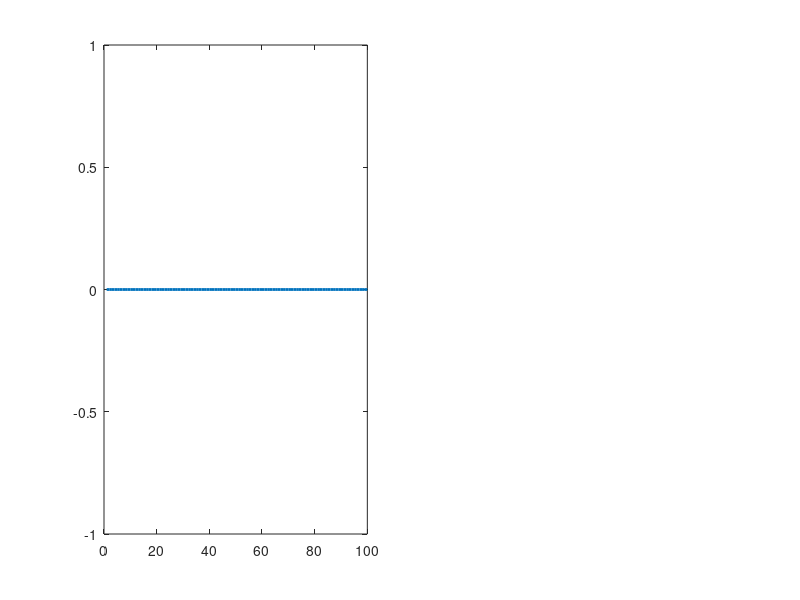

This chart was generated by the following MATLAB code: (Note: this script raises an error after producing the figure.)
%% One Country Test of Chi Recovery (simplified)
clear; clc; close all;

% Parameters
alpha = 0.3;    % Capital share
beta  = 0.95;   % Discount factor
delta = 0.1;    % Depreciation rate

% Data (fixed, not guessed)
k0 = 3.0;
c0 = 1.2;

% Algorithm parameters
T        = 100;
tol      = 1e-6;
max_iter = 1000;
chi_low  = 0.01;
chi_high = 10;

best_error     = Inf;
best_chi       = NaN;
best_k         = zeros(T,1);
best_c         = zeros(T,1);
path_converged = false;

for iter = 1:max_iter
    chi  = (chi_low + chi_high) / 2;
    k_ss = ( alpha / (chi * (1/beta - (1-delta))) ) ^ (1/(1-alpha));

    k = zeros(T,1); c = zeros(T,1); x = zeros(T,1);
    k(1) = k0; c(1) = c0;
    exploded = false;

    for t = 1:T-1
        x(t)   = (k(t)^alpha - c(t)) / chi;
        k(t+1) = x(t) + (1 - delta) * k(t);
        c(t+1) = c(t) * beta * ( (alpha/chi) * k(t+1)^(alpha-1) + (1 - delta) );

        if x(t) <= 0 || c(t+1) <= 0 || ~isfinite(c(t+1))
            exploded = true; chi_high = chi; break   % consumption collapsed -> chi too high
        elseif k(t+1) > 3*k_ss || k(t+1) < 0
            exploded = true; chi_low = chi; break    % capital overaccumulated -> chi too low
        end
    end

    if exploded, continue, end

    error_term = k(end) - k_ss;
    if abs(error_term) < best_error
        best_error = abs(error_term);
        best_k = k; best_c = c; best_chi = chi;
    end

    if abs(error_term) < tol
        path_converged = true;
        break
    elseif error_term > 0
        chi_high = chi;
    else
        chi_low = chi;
    end
end

if ~path_converged
    warning('Shooting algorithm reached max_iter without hitting strict tolerance. Plotting closest non-exploded path (final error = %.2e).', best_error);
else
    fprintf('Converged (%d iterations)\n', iter);
    fprintf('Recovered chi = %.6f\n', best_chi);
end

%% Plot Results
k_ss_final = ( alpha / (best_chi * (1/beta - (1-delta))) ) ^ (1/(1-alpha));
x_ss_final = delta * k_ss_final;
c_ss_final = k_ss_final^alpha - best_chi * x_ss_final;

figure('Color', 'white', 'Position', [100, 100, 1000, 450]);

subplot(1,2,1);
plot(1:T, best_k, 'LineWidth', 2); hold on;
yline(k_ss_final, '--r', 'Steady State', 'LineWidth', 1.5);
xlabel('Time (t)'); ylabel('Capital (K_t)');
title('Capital Dynamics', 'FontWeight', 'bold'); grid on;

subplot(1,2,2);
plot(1:T, best_c, 'LineWidth', 2, 'Color', 'm'); hold on;
yline(c_ss_final, '--r', 'Steady State', 'LineWidth', 1.5);
xlabel('Time (t)'); ylabel('Consumption (C_t)');
title('Consumption Dynamics', 'FontWeight', 'bold'); grid on;
